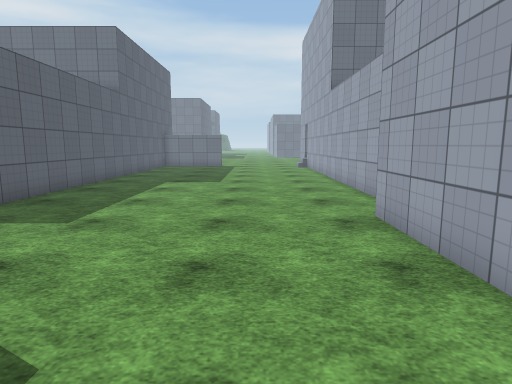
View 1 (above)

14 first-person views from a walk through a Unity game level. The camera is 1.5 m above the floor, tilts 8° down and sees 75° across. The floor is counted in squares, 1 m on a side. Each view is taken from the middle of a square. On the plan, view 1 faces up. The plan holds only what a view shows up to about 15 squares ahead; the rest is blank. The place goes on beyond the plan. Some animated figures are not drawn. Surface patterns are stand-ins for the level's own textures.

View 2
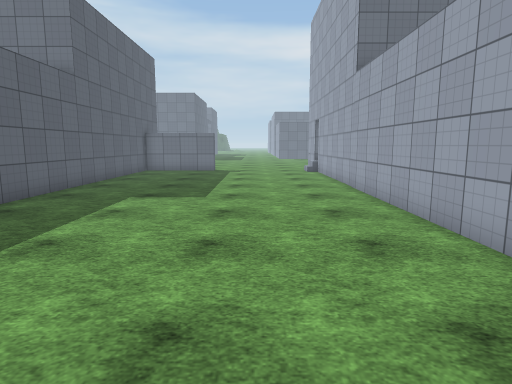

View 3
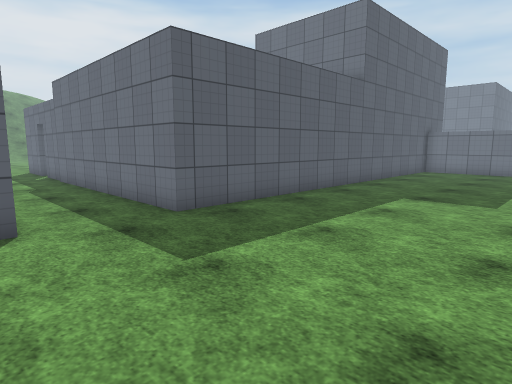

View 4
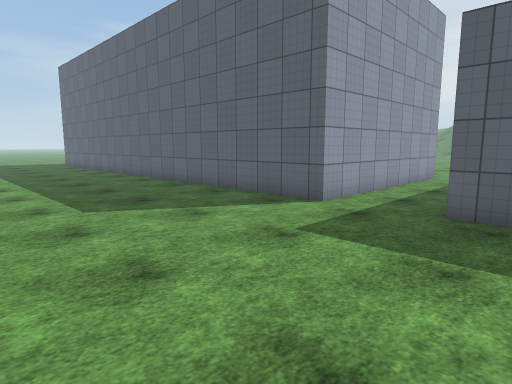

View 5
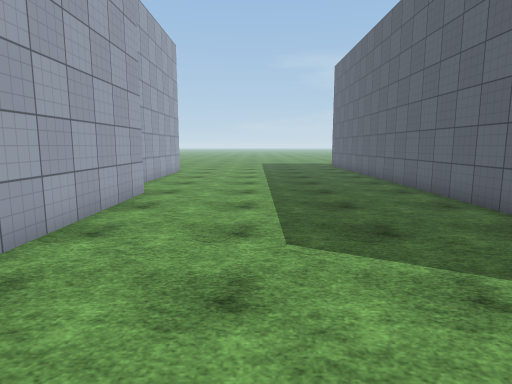

View 6
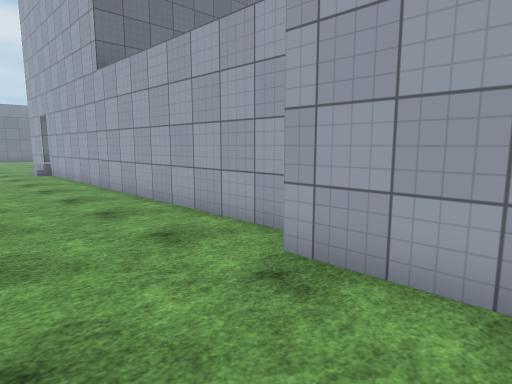

View 7
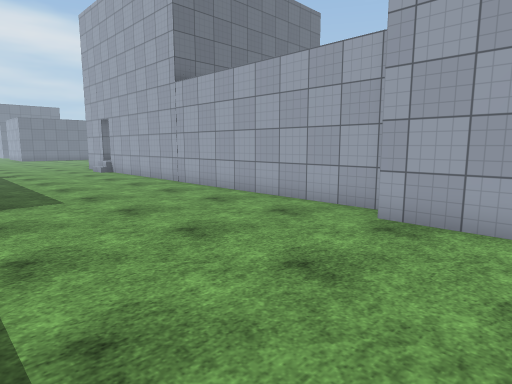

View 8
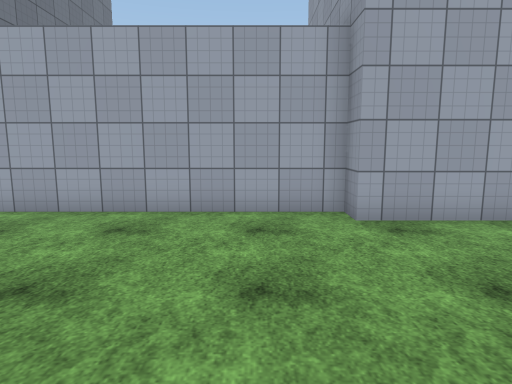

View 9
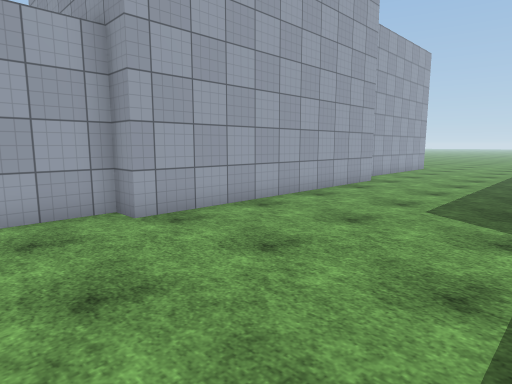

View 10
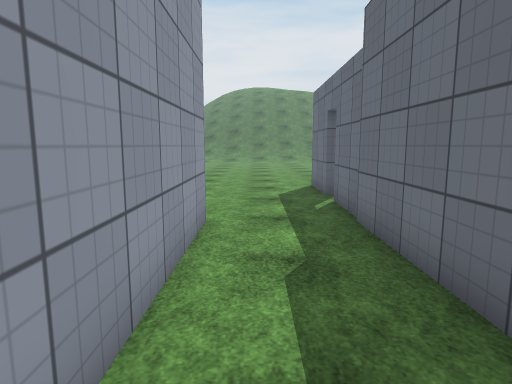

View 11
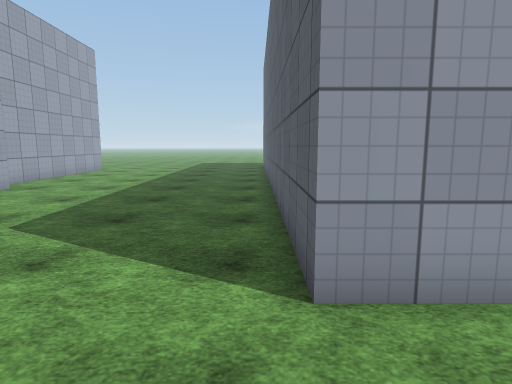

View 12
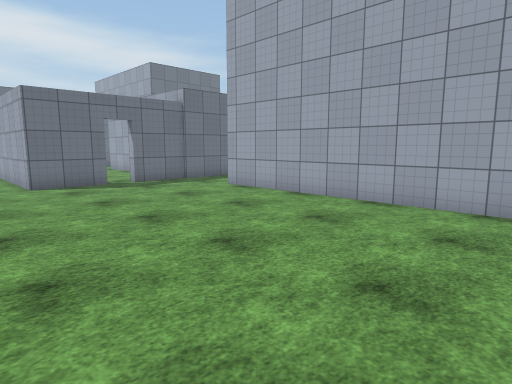

View 13
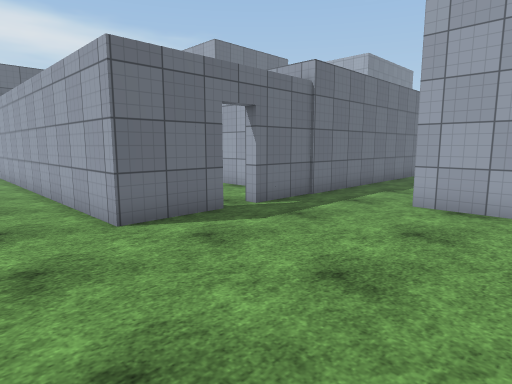

View 14
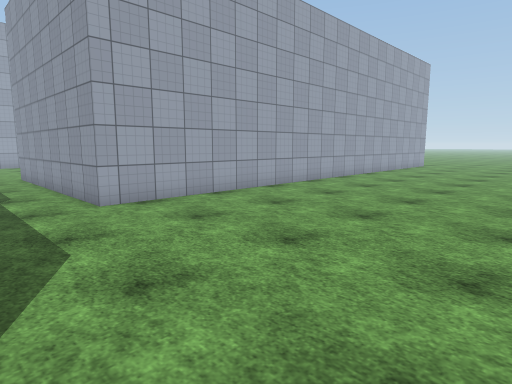

### Floor plan
Key: @ floor where view 1 was taken; # wall or solid block; . floor; H house.
Columns run from 24 left of view 1 to 12 right of it. Each row starts with its distance up from view 1.
 20    #               .........H
 19   .#             #..........H
 18   .#             #..........H
 17   .#             #..........H
 16   .#             #..........HHHHHHHHH
 15   .#             #..........
 14   .#             #..........
 13  ..#             #..........
 12  ..#             #..........
 11  ..#             #..........
 10  ..#             #..........
  9  ..#             #..........
  8 ...###############..........
  7 ...........................######
  6 ...........................#
  5 .........#########.........#
  4 .........#       #.........#
  3  ........#       #.........#
  2 .........#       #.........#
  1  ........#       #.........#
  0  ........#       #......@..#
 -1 .........#       #.........#
 -2 .........#       #.........#
 -3 .........#       #.........#
 -4  ........#       #..........
 -5 . .......#       #..........#
 -6   ......         #..........#

Positions as (right, up) in squares from view 1, and headings:
1: (0, 0), facing up
2: (0, 4), facing up
3: (0, 4), facing up-left
4: (1, 10), facing down-left
5: (-1, 7), facing down
6: (-1, 4), facing up-right
7: (-4, 4), facing up-right
8: (-4, 9), facing right
9: (-4, 10), facing down-right
10: (-9, 6), facing left
11: (-6, 8), facing down
12: (-24, -5), facing up-right
13: (-24, 2), facing up-right
14: (-24, 8), facing down-right
